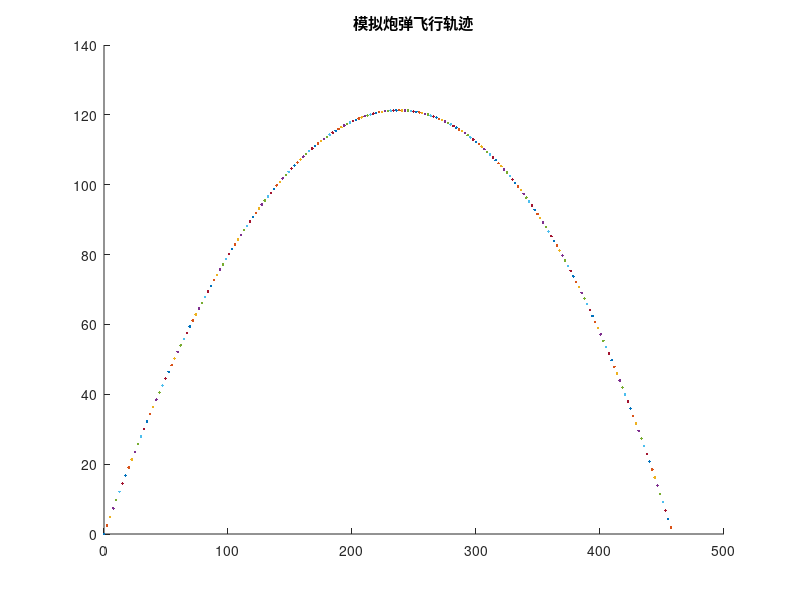

The MATLAB source for this figure:
T=30;%仿真时间
Tt=0.05;%仿真间隔
P=[0,0];%炮弹的初始点坐标[X,Y]
V=[50,50];%炮弹的初始速度
M=2;%炮弹自重
C=0.35;%空气阻力系数
rou=1.29;%空气密度
D=0.06;%炮弹直径
S=pi*D^2/4;%炮弹迎风面积
k=0.5*C*rou*S/M;%空气阻力加速度总系数
af=-k*[V(1)^2,V(2)^2];%空气阻力系数
ag=[0,-9.8];%重力加速度
figure;
title('模拟炮弹飞行轨迹');
%xlim([0,600]);ylim([0,140]);
hold on;
for i=0:Tt:T
    if P(2)<0,disp('到达地面，已仿真结束!'),disp([num2str(i),'s']),break,end
    plot(P(1),P(2),'.');hold on;
    a=af+ag;%计算总的加速度
    V=V+a*Tt;%计算当前速度
    P=P+V*Tt;%计算当前位置
    af=-k*[V(1)^2,V(2)^2];%当前空气阻力加速度
    pause(0.01);%动画延迟
    %disp(['已仿真',num2str(i),'s'])
end 
